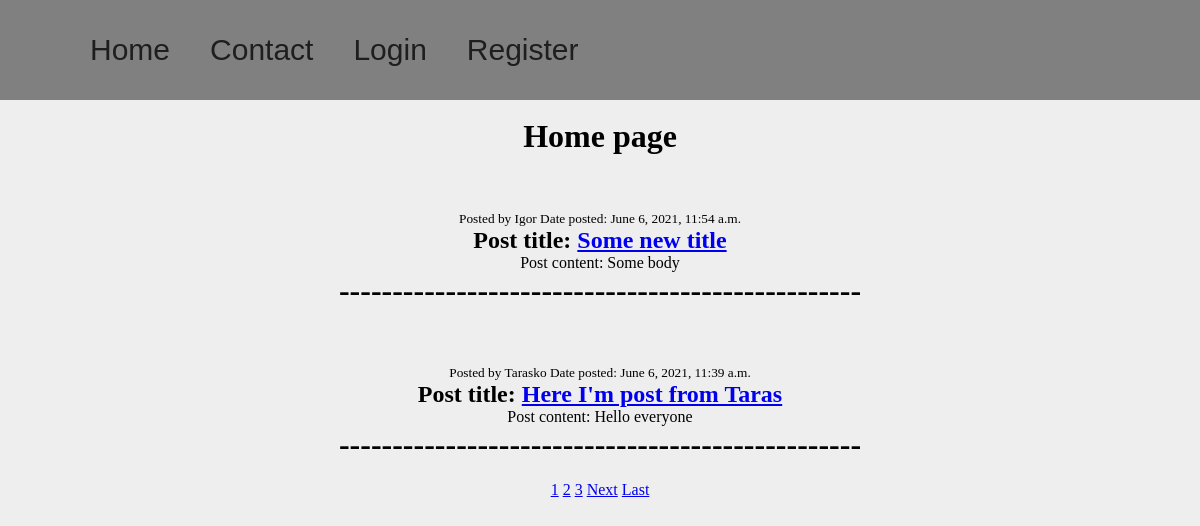
Before: / with the older database file.
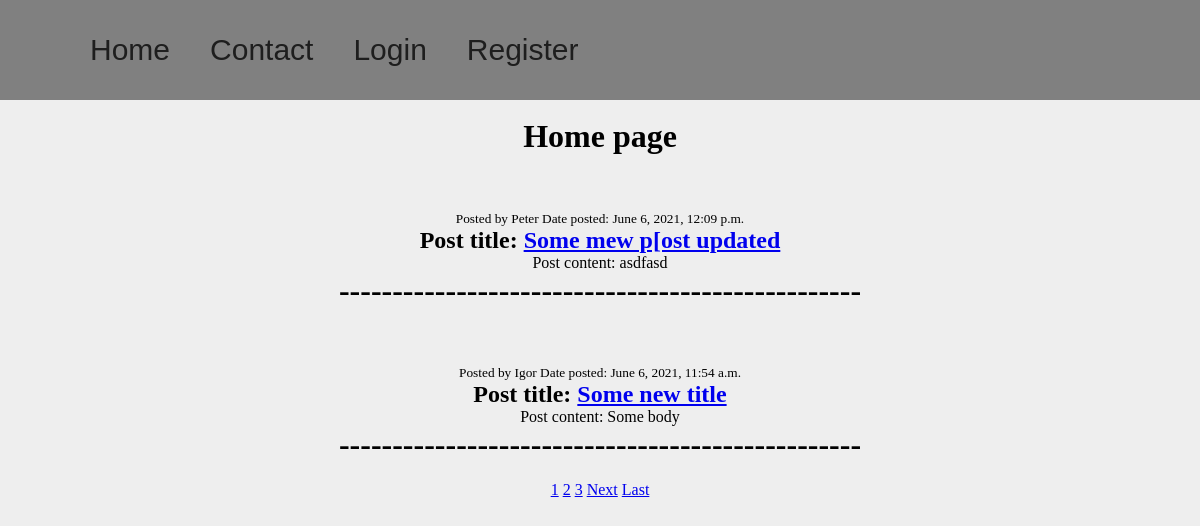
After: the same page with the newer database file.
### posts/models.py (models this page shows, shortened)
class Post(models.Model):
    author = models.ForeignKey(get_user_model(), on_delete=models.CASCADE)
    title = models.CharField(max_length=150, blank=True)
    body = models.TextField()
    date_created = models.DateTimeField(auto_now=True)

### users/models.py (models this page shows)
class CustomUser(AbstractUser):
    age = models.PositiveIntegerField(null=True, blank=True)

### posts/views.py (the view)
# urls.py: path('', PostListView.as_view(), name='home'),
class PostListView(ListView):
    model = Post
    ordering = ['-date_created']
    paginate_by = 2

### posts/templates/posts/post_list.html (shortened to what this page needs)
{% extends 'posts/base.html' %}
{% block content %}
    <br>
    <center>
        <h1>Home page</h1>
        <br>
    </center>
    {% for post in object_list %}
        <center>
        <br><br>
        <small>Posted by {{ post.author }}  Date posted: {{ post.date_created }}</small>
        <h2>Post title: <a href="{% url 'posts:detail' post.id %}">{{ post.title }}</a></h2>
        <p>Post content: {{ post.body }}</p>
        <h1>-------------------------------------------------</h1>
        <br>
        </center>
    <center>
    {% endfor %}
    {% if is_paginated %}
        {% for num in page_obj.paginator.page_range %}
            {% if page_obj.number == num %}
                <a href="?page={{ num }}">{{ num }}</a>
            {% elif num > page_obj.number|add:'-3' and num < page_obj.number|add:'3' %}
                <a href="?page={{ num }}">{{ num }}</a>
            {% endif %}
        {% endfor %}
        {% if page_obj.has_next %}
            <a href="?page={{ page_obj.next_page_number }}">Next</a>
            <a href="?page={{ page_obj.paginator.num_pages }}">Last</a>
        {% endif %}
    {% endif %}
    </center>
{% endblock content %}

### posts/templates/posts/base.html (shortened to what this page needs)
{% load static %}
<!DOCTYPE html>
<html lang="en">
<head>
    <link rel="stylesheet" type="text/css" href="{% static 'posts/style.css' %}">
</head>
<body>
<nav>
    <ul>
        <li><a href="{% url 'posts:home' %}">Home</a></li>
        <li><a href="{% url 'posts:contact' %}">Contact</a></li>
        {% if user.is_authenticated %}
            <li><a href="{% url 'posts:create' %}">New Post</a></li>
            <li><a href="{% url 'users:profile' %}">Profile</a></li>
            <li><a href="{% url 'logout' %}">Logout</a></li>
        {% else %}
            <li><a href="{% url 'login' %}">Login</a></li>
            <li><a href="{% url 'users:register' %}">Register</a></li>
        {% endif %}
    </ul>
</nav>
{% block content %} {% endblock content %}
</body>
</html>

### posts/static/posts/style.css (style rules this page uses)
* { margin: 0; padding: 0; }
body { background-color: #eee; }
nav { width: 100%; height: 100px; line-height: 100px; background-color: grey; }
ul { margin-left: 70px; }
ul li { list-style-type: none; display: inline-block; float: left; }
ul li a { display: block; text-decoration: none; font-size: 30px; font-family: arial; color: #1e1e1e; padding: 0 20px; }

Changed rows visible on the page:
no longer on this page (row unchanged): Post: author "Tarasko", date_created "June 6, 2021, 11:39 a.m.", title "Here I'm post from Taras", body "Hello everyone"
added Post: author "Peter", date_created "June 6, 2021, 12:09 p.m.", title "Some mew p[ost updated", body "asdfasd"
